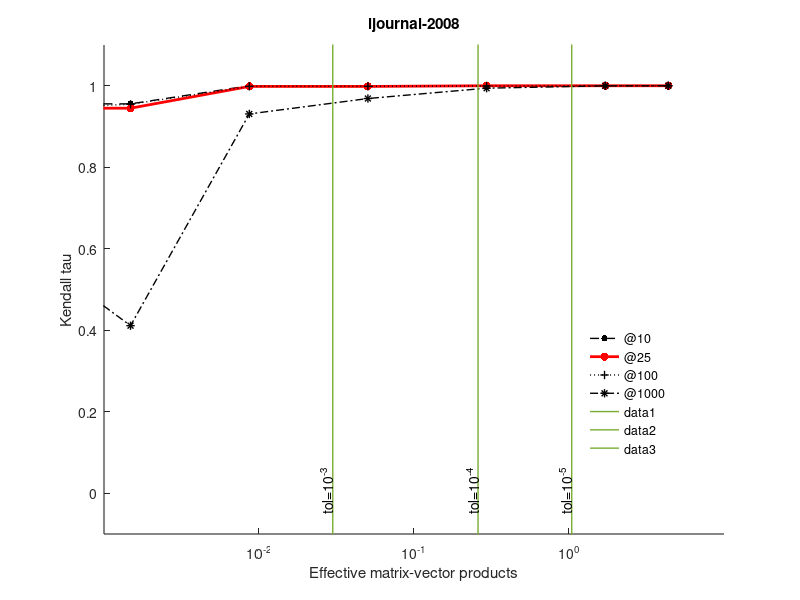

Recreate this plot in MATLAB. (Note: this script raises an error after producing the figure.)
function plot_steps_accuracy

data = load('steps_accuracy');


make_figure(data, 9, 4); % 9th trial on lj
make_figure(data, 4, 1); % 4th trial on dblp
make_figure(data, 3, 2); % 3th trial on flickr
make_figure(data, 25, 2); % 25th trial on flickr
make_figure(data, 30, 2); % 30th trial on flickr
make_figure(data, 50, 3); % 50th trial on itdk
make_figure(data, 1, 3); % 50th trial on itdk


function make_figure(data, t, ni)

%%

clf; hold all;
h = semilogx(squeeze(data.recordeffmv(ni,:,t)),squeeze(data.recordtaunn(ni,:,t,:)),'.-');
set(gca,'XScale','log');
title(data.nets{ni});
xlim([1e-3,1e1]);
ylim([-0.1,1.1]);

set(gca,'LineWidth',0.8);
set(gca,'XTick',[1e-2,1e-1,1]);

set(h(1),'LineWidth',1,'Color','k','LineStyle','--','MarkerSize',15);
set(h(2),'LineWidth',2,'Color','r','LineStyle','-','MarkerSize',18);
set(h(3),'LineWidth',1,'Color','k','LineStyle',':','Marker','+');
set(h(4),'LineWidth',1,'Color','k','LineStyle','-.','Marker','*');
xlabel('Effective matrix-vector products');
ylabel('Kendall tau');
legh = legend('@10','@25','@100','@1000','Location','Southeast');
set(legh,'XColor',[0.9,0.9,0.9],'YColor',[0.9,0.9,0.9]);
leglineobjs = findobj(legh,'type','line');
legxd = get(leglineobjs(2),'XData');
mid = mean(legxd);
set(leglineobjs(2:2:end),'XData',[mid-0.1,mid+0.1]);
legend boxoff;

legp = get(legh,'Position');
legp(1) = legp(1) - 0.05;
legp(2) = legp(2) + 0.1;
set(legh,'Position',legp);

for i=1:numel(data.storetols)
    line([data.recordstol(ni,i,t),data.recordstol(ni,i,t)],[-5,5],'LineWidth',1);
    h = text(data.recordstol(ni,i,t),-0.05,sprintf('tol=10^{%i}',round(log10(data.storetols(i)))),...
        'Rotation',90,'VerticalAlignment','bottom');
end

set_figure_size([3,3]);

print(gcf,sprintf('steps-order-%s-%i.eps',data.nets{ni},t),'-depsc2');

